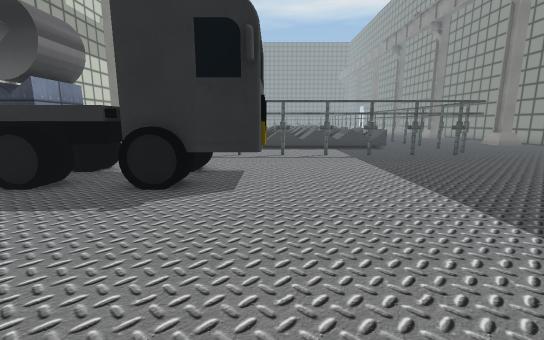
View 1 (above)

24 first-person views from a walk through a scene from a Unity 3-D project. The camera is 1.5 m above the floor, tilts 10° down and sees 90° across. The floor is counted in squares, 1 m on a side. Each view is taken from the middle of a square. On the plan, view 1 faces up. The plan holds only what a view shows up to about 14 squares ahead; the rest is blank. The place goes on beyond the plan. Some surface patterns are stand-ins.

View 2
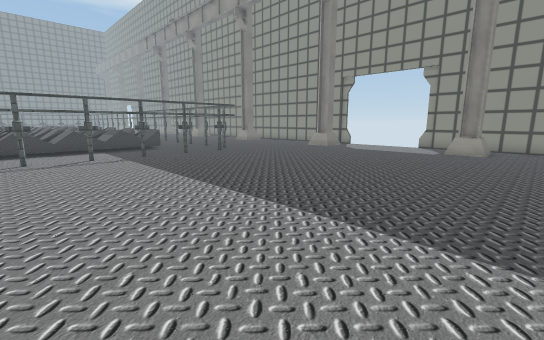

View 3
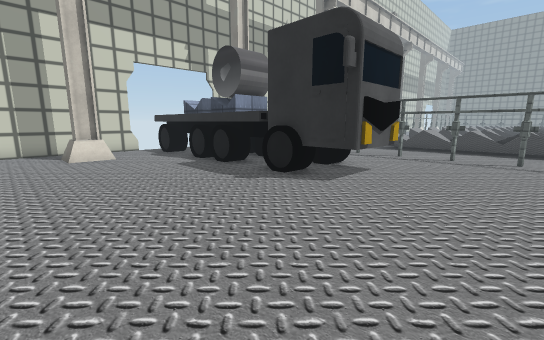

View 4
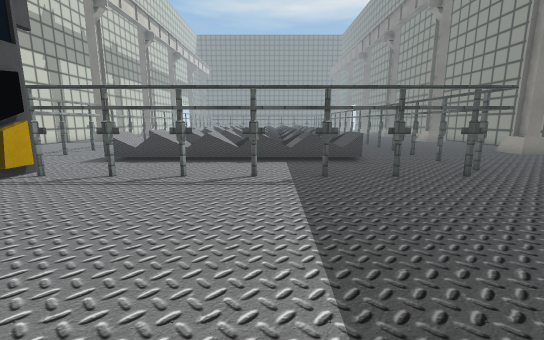

View 5
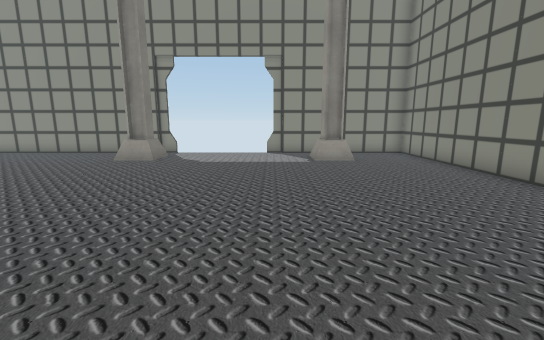

View 6
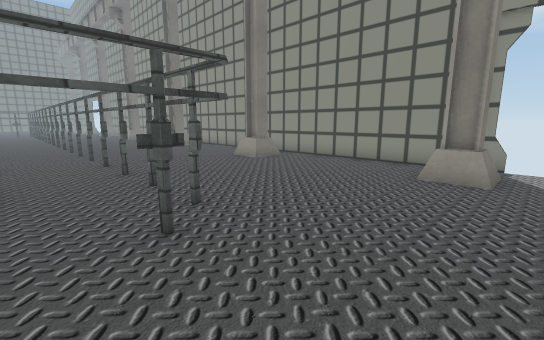

View 7
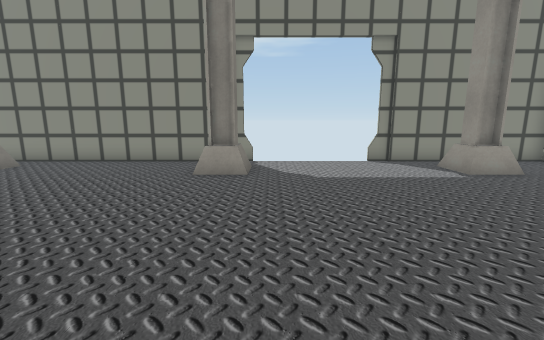

View 8
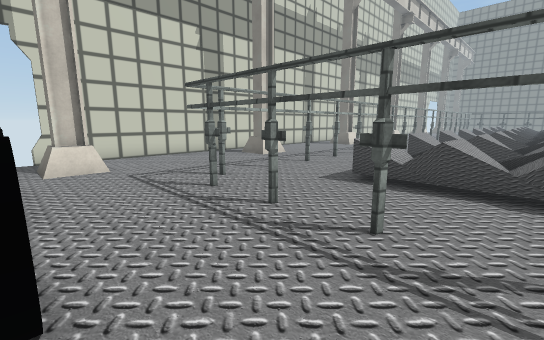

View 9
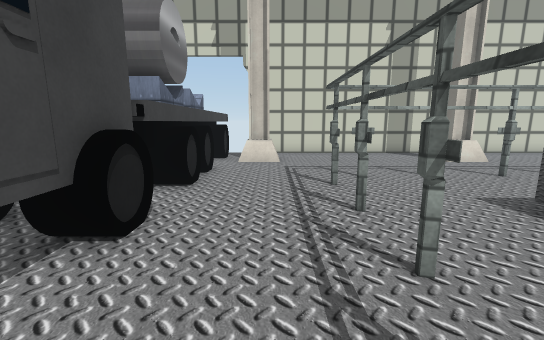

View 10
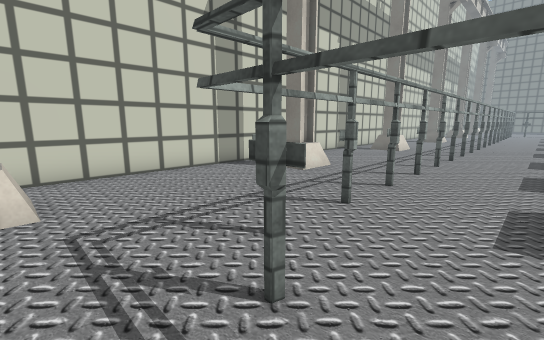

View 11
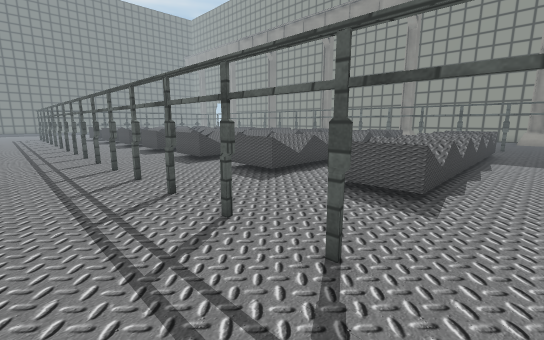

View 12
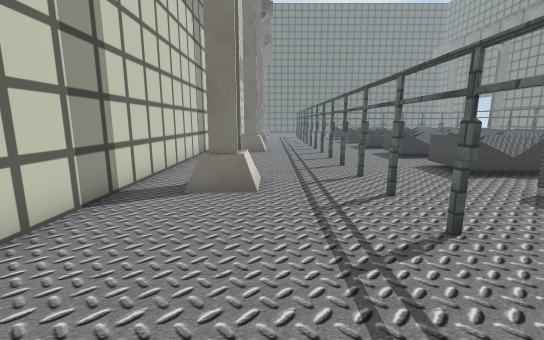

View 13
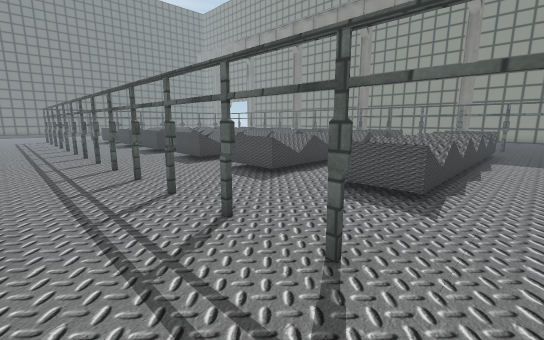

View 14
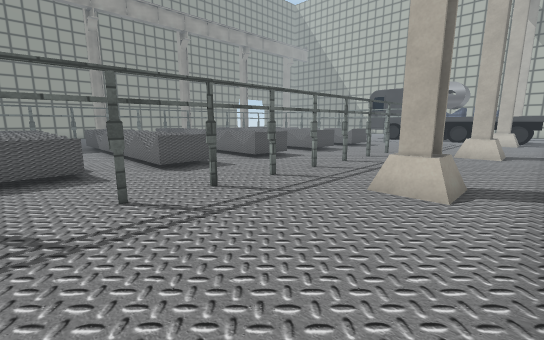

View 15
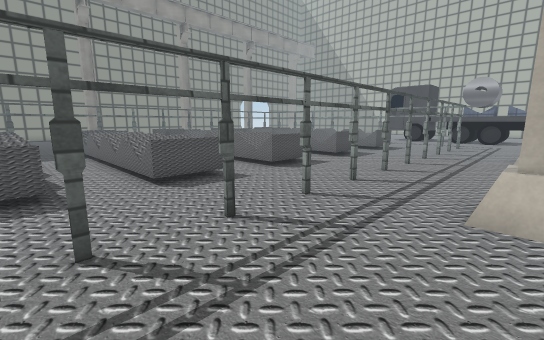

View 16
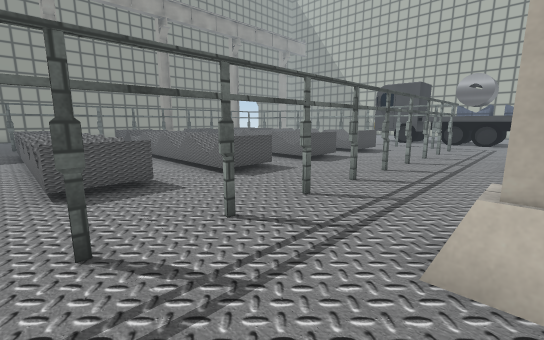

View 17
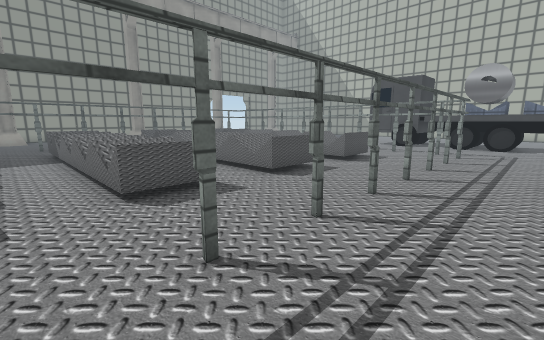

View 18
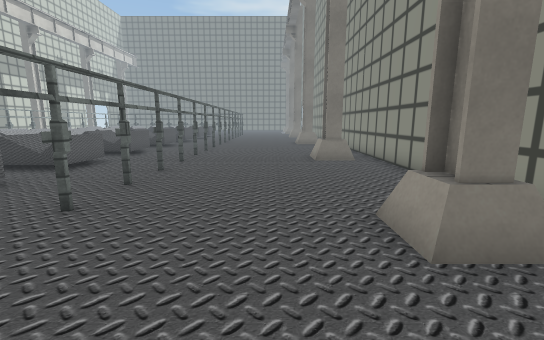

View 19
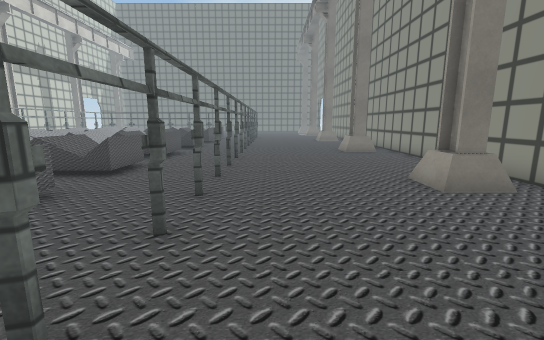

View 20
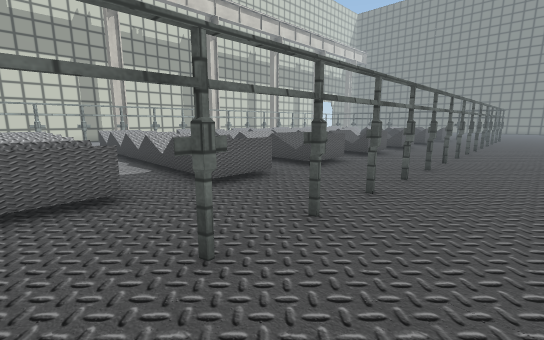

View 21
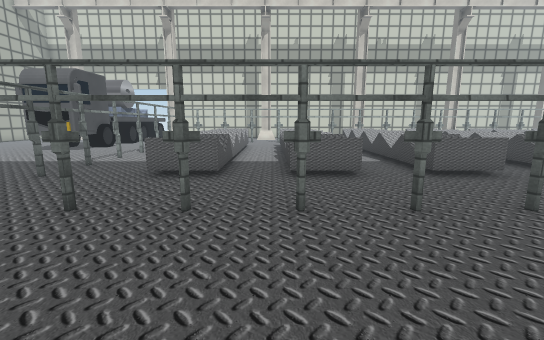

View 22
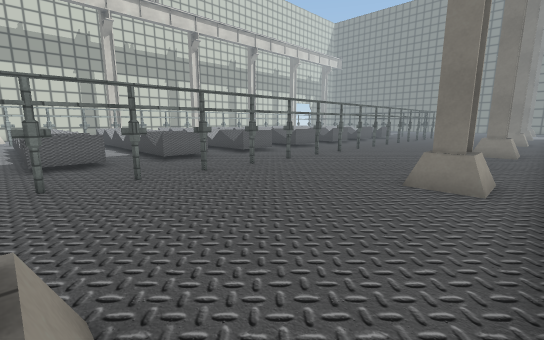

View 23
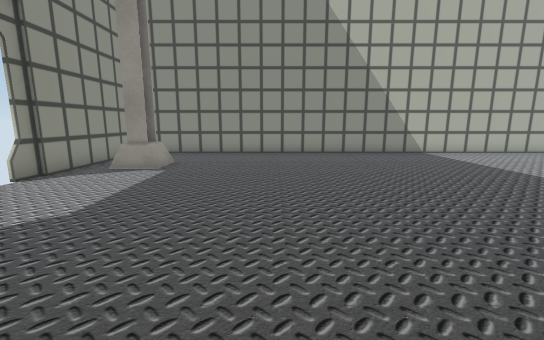

View 24
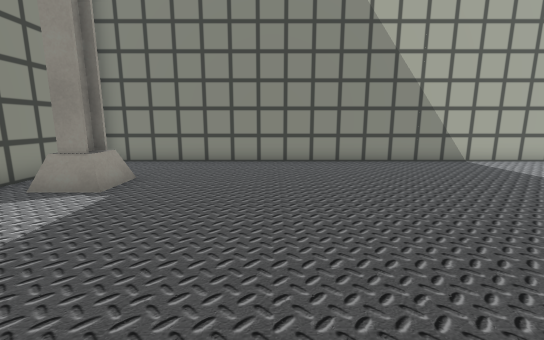

### Floor plan
Key: @ floor where view 1 was taken; # wall or solid block; x gap in a wall; . main floor; : floor 0.75 m higher than the main floor; = window, fence, low wall or low ledge; T truck; O other object.
Columns run from 13 left of view 1 to 18 right of it. Each row starts with its distance up from view 1.
 34  #=#..O               O.....##.#
 33 #. ...O...O:       O..O........#
 32 # ....O...::       :..O........#
 31 #.....O...............O........#
 30 #.....O...............O........#
 29 #.....O...O:::     O..O........#
 28 #.....O...::::   :::..O........#
 27 #.=#..O...............O.....##.#
 26 #.=#..O...............O.....##.#
 25 #.....O...O::::   :O..O........#
 24 #.....O...::::::::::..O........#
 23 #.....O...............O........#
 22 #.....O...............O........
 21 #.....O...O:::    :O..O........
 20 #.....O...::::    ::..O....... #
 19 #.=#..O...............O.....##.#
 18 #.=#..O...............O.....##.#
 17 #.....O...O:  ::   O..O........#
 16 #.....O...::::::::::..O........#
 15 #.....O...............O........#
 14 #.....O...............O........#
 13 #.....OOOOOOOOOOOOOOOOO........#
 12 #..............................#
 11 #.=#........................##.#
 10 ##=#........................##.x
  9  TTTTTTTTTTTT..................
  8   TTTTTTTTTTTT.................
  7    TTTTTTTTTTT.................
  6   TTTTTTTTTTT..................
  5 # .............................x
  4 #..............................#
  3 #  #........................##.#
  2 #.=#........................##.#
  1 #..............................#
  0 #............@.................#
 -1            ....................#
 -2            #####################

Where each view was taken, in squares from view 1:
view 1: 0 up, 0 right, facing up
view 2: 0 up, 0 right, facing up-right
view 3: 0 up, 3 right, facing up-left
view 4: 5 up, 3 right, facing up
view 5: 5 up, 4 right, facing right
view 6: 9 up, 7 right, facing up-right
view 7: 9 up, 7 right, facing right
view 8: 9 up, 0 right, facing up-left
view 9: 11 up, 1 right, facing left
view 10: 11 up, 4 left, facing up-left
view 11: 18 up, 9 left, facing up-right
view 12: 20 up, 9 left, facing up
view 13: 22 up, 9 left, facing up-right
view 14: 33 up, 12 left, facing down-right
view 15: 32 up, 10 left, facing down-right
view 16: 30 up, 10 left, facing down-right
view 17: 27 up, 9 left, facing down-right
view 18: 15 up, 13 right, facing up
view 19: 20 up, 11 right, facing up
view 20: 20 up, 12 right, facing up-left
view 21: 19 up, 14 right, facing left
view 22: 19 up, 17 right, facing up-left
view 23: 12 up, 11 right, facing down
view 24: 9 up, 11 right, facing down
